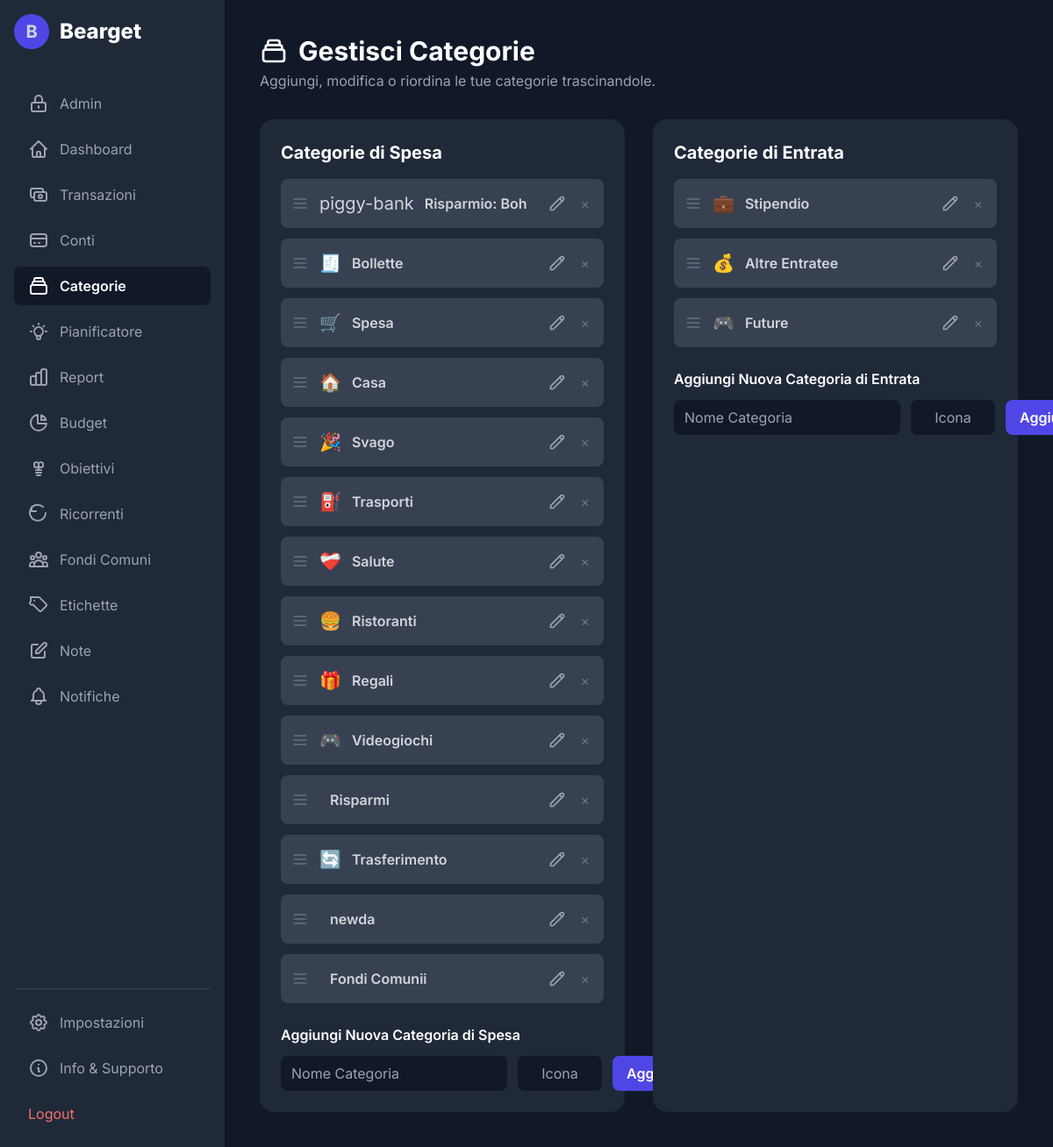
The app's page /categories.php (signed in) with its own data.
### tables this page shows
CREATE TABLE `categories` (
  `id` int(11) NOT NULL,
  `user_id` int(11) NOT NULL,
  `name` varchar(100) NOT NULL,
  `type` varchar(10) NOT NULL DEFAULT 'expense',
  `icon` varchar(10) DEFAULT NULL,
  `category_order` int(11) NOT NULL DEFAULT 0
);

### functions.php (called while the page is built, shortened)
<?php
function get_user_categories($conn, $user_id, $type) {
    $categories = [];
    $sql = "SELECT id, name, icon FROM categories WHERE user_id = ? AND type = ? ORDER BY category_order ASC";
    $stmt = $conn->prepare($sql);
    $stmt->bind_param('is', $user_id, $type);
    $stmt->execute();
    $result = $stmt->get_result();
    while ($row = $result->fetch_assoc()) {
        $categories[] = $row;
    }
    return $categories;
}
?>

### categories.php (the view, shortened to what this page needs)
<?php
require_once 'db_connect.php';
require_once 'functions.php';
$user_id = $_SESSION["id"];
$expenseCategories = get_user_categories($conn, $user_id, 'expense');
$incomeCategories = get_user_categories($conn, $user_id, 'income');
?>
<!DOCTYPE html>
<html lang="it">
<head>
    <script src="https://cdn.tailwindcss.com"></script>
    <link rel="stylesheet" href="theme.php">
</head>
<body class="text-gray-300">
    <div class="flex h-screen">
        <?php include 'sidebar.php'; ?>
        <main class="flex-1 p-6 lg:p-10 overflow-y-auto">
            <header class="mb-8">
                 <h1 class="text-3xl font-bold text-white flex items-center gap-3">
                    <svg class="w-8 h-8" fill="none" stroke="currentColor" viewBox="0 0 24 24"><path stroke-linecap="round" stroke-linejoin="round" stroke-width="2" d="M19 11H5m14 0a2 2 0 012 2v6a2 2 0 01-2 2H5a2 2 0 01-2-2v-6a2 2 0 012-2m14 0V9a2 2 0 00-2-2M5 11V9a2 2 0 012-2m0 0V5a2 2 0 012-2h6a2 2 0 012 2v2M7 7h10"></path></svg>
                    Gestisci Categorie
                </h1>
                <p class="text-gray-400 mt-1">Aggiungi, modifica o riordina le tue categorie trascinandole.</p>
            </header>
            <div class="grid grid-cols-1 lg:grid-cols-2 gap-8">
                <div class="bg-gray-800 rounded-2xl p-6">
                    <h2 class="text-xl font-bold text-white mb-4">Categorie di Spesa</h2>
                    <div id="expense-list-container" class="space-y-3 mb-6">
                        <?php foreach($expenseCategories as $cat): ?>
                            <div class="flex items-center justify-between bg-gray-700 p-3 rounded-lg category-item transition-shadow hover:shadow-lg" data-id="<?php echo $cat['id']; ?>">
                                <div class="flex items-center">
                                    <svg class="w-5 h-5 mr-3 text-gray-500 handle" fill="none" stroke="currentColor" viewBox="0 0 24 24"><path stroke-linecap="round" stroke-linejoin="round" stroke-width="2" d="M4 6h16M4 12h16M4 18h16"></path></svg>
                                    <span class="text-xl mr-3 category-icon"><?php echo htmlspecialchars($cat['icon'] ?? '💸'); ?></span>
                                    <span class="font-semibold category-name"><?php echo htmlspecialchars($cat['name']); ?></span>
                                </div>
                                <div class="flex items-center space-x-2">
                                    <button onclick='openEditCategoryModal(<?php echo json_encode($cat); ?>)' title="Modifica" class="p-1 text-gray-400 hover:text-blue-400">
                                        <svg class="w-5 h-5" fill="none" stroke="currentColor" viewBox="0 0 24 24"><path stroke-linecap="round" stroke-linejoin="round" stroke-width="2" d="M15.232 5.232l3.536 3.536m-2.036-5.036a2.5 2.5 0 113.536 3.536L6.5 21.036H3v-3.536L16.732 3.732z"></path></svg>
                                    </button>
                                    <form action="delete_category.php" method="POST" class="delete-form">
                                        <button type="submit" class="p-1 text-gray-500 hover:text-red-400 transition-colors">&times;</button>
                                    </form>
                                </div>
                            </div>
                        <?php endforeach; ?>
                    </div>
                    <form action="add_category.php" method="POST" class="add-form space-y-3">
                        <h3 class="font-semibold text-white">Aggiungi Nuova Categoria di Spesa</h3>
                        <div class="flex gap-3">
                            <input type="text" name="name" placeholder="Nome Categoria" required class="flex-grow bg-gray-900 border-gray-700 text-white rounded-lg px-3 py-2 focus:ring-primary-500 focus:border-primary-500">
                            <input type="text" name="icon" placeholder="Icona" maxlength="2" class="w-24 bg-gray-900 border-gray-700 text-white rounded-lg px-3 py-2 text-center focus:ring-primary-500 focus:border-primary-500">
                            <button type="submit" class="bg-primary-600 hover:bg-primary-700 text-white font-semibold py-2 px-4 rounded-lg transition-colors">Aggiungi</button>
                        </div>
                    </form>
                </div>
                <div class="bg-gray-800 rounded-2xl p-6">
                    <h2 class="text-xl font-bold text-white mb-4">Categorie di Entrata</h2>
                    <div id="income-list-container" class="space-y-3 mb-6">
                        <?php foreach($incomeCategories as $cat): ?>
                             <div class="flex items-center justify-between bg-gray-700 p-3 rounded-lg category-item transition-shadow hover:shadow-lg" data-id="<?php echo $cat['id']; ?>">
                                <div class="flex items-center">
                                    <svg class="w-5 h-5 mr-3 text-gray-500 handle" fill="none" stroke="currentColor" viewBox="0 0 24 24"><path stroke-linecap="round" stroke-linejoin="round" stroke-width="2" d="M4 6h16M4 12h16M4 18h16"></path></svg>
                                    <span class="text-xl mr-3 category-icon"><?php echo htmlspecialchars($cat['icon'] ?? '💰'); ?></span>
                                    <span class="font-semibold category-name"><?php echo htmlspecialchars($cat['name']); ?></span>
                                </div>
                                <div class="flex items-center space-x-2">
                                    <button onclick='openEditCategoryModal(<?php echo json_encode($cat); ?>)' title="Modifica" class="p-1 text-gray-400 hover:text-blue-400">
                                        <svg class="w-5 h-5" fill="none" stroke="currentColor" viewBox="0 0 24 24"><path stroke-linecap="round" stroke-linejoin="round" stroke-width="2" d="M15.232 5.232l3.536 3.536m-2.036-5.036a2.5 2.5 0 113.536 3.536L6.5 21.036H3v-3.536L16.732 3.732z"></path></svg>
                                    </button>
                                    <form action="delete_category.php" method="POST" class="delete-form">
                                        <button type="submit" class="p-1 text-gray-500 hover:text-red-400 transition-colors">&times;</button>
                                    </form>
                                </div>
                            </div>
                        <?php endforeach; ?>
                    </div>
                    <form action="add_category.php" method="POST" class="add-form space-y-3">
                        <h3 class="font-semibold text-white">Aggiungi Nuova Categoria di Entrata</h3>
                        <div class="flex gap-3">
                            <input type="text" name="name" placeholder="Nome Categoria" required class="flex-grow bg-gray-900 border-gray-700 text-white rounded-lg px-3 py-2 focus:ring-primary-500 focus:border-primary-500">
                            <input type="text" name="icon" placeholder="Icona" maxlength="2" class="w-24 bg-gray-900 border-gray-700 text-white rounded-lg px-3 py-2 text-center focus:ring-primary-500 focus:border-primary-500">
                            <button type="submit" class="bg-primary-600 hover:bg-primary-700 text-white font-semibold py-2 px-4 rounded-lg transition-colors">Aggiungi</button>
                        </div>
                    </form>
                </div>
            </div>
        </main>
    </div>
</body>
</html>

### categories.php (style rules this page uses)
body { font-family: 'Inter', sans-serif; background-color: var(--color-gray-900); }
.handle { cursor: grab; }

### records on screen
categories: icon "piggy-bank", name "Risparmio: Boh"
categories: icon "🧾", name "Bollette"
categories: icon "🛒", name "Spesa"
categories: icon "🏠", name "Casa"
categories: icon "🎉", name "Svago"
categories: icon "⛽️", name "Trasporti"
categories: icon "❤️‍🩹", name "Salute"
categories: icon "🍔", name "Ristoranti"
categories: icon "🎁", name "Regali"
categories: icon "🎮", name "Videogiochi"
categories: name "Risparmi"
categories: icon "🔄", name "Trasferimento"
categories: name "newda"
categories: name "Fondi Comunii"
categories: icon "💼", name "Stipendio"
categories: icon "💰", name "Altre Entratee"
categories: icon "🎮", name "Future"
